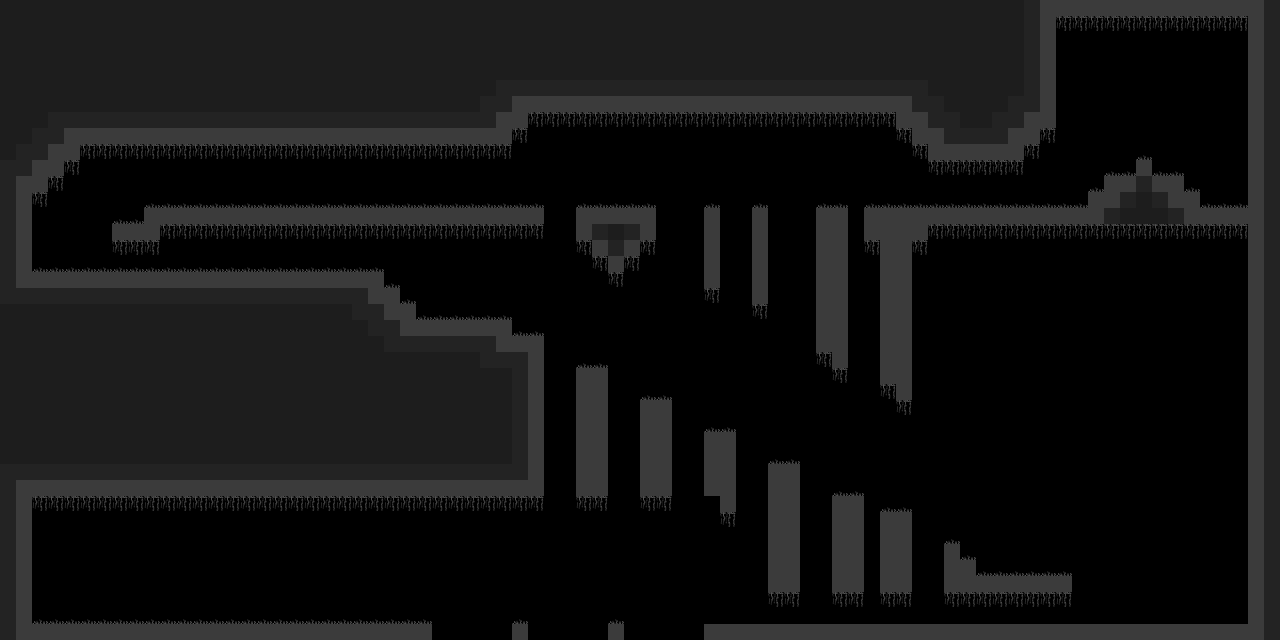

Rendered tile map (Tiled .tmx) drawn with the repository's tilesets; below, a short description and the map source with its tile grids summarised:
An orthogonal 80x40 tile map with 16x16 px tiles, 4 tile layers (ground, wall, grass, vines), 2 tilesets.

<map version="1.0" orientation="orthogonal" renderorder="right-down" width="80" height="40" tilewidth="16" tileheight="16" nextobjectid="1">
 <tileset firstgid="1" name="dark" tilewidth="16" tileheight="16">
  <image source="blocks_16_dark.png" width="48" height="16" />
 </tileset>
 <tileset firstgid="4" name="filler" tilewidth="16" tileheight="16">
  <image source="blocks_16_dark_square.png" width="48" height="16" />
 </tileset>
 <layer name="ground" width="80" height="40">
  <data>[3200 cells, 1177 non-empty, 3 distinct tile ids]</data>
 </layer>
 <layer name="wall" width="80" height="40">
  <data>[3200 cells, 244 non-empty, 3 distinct tile ids]</data>
 </layer>
 <layer name="grass" width="80" height="40">
  <data>[3200 cells, 139 non-empty, 1 distinct tile ids]</data>
 </layer>
 <layer name="vines" width="80" height="40">
  <data>[3200 cells, 187 non-empty, 1 distinct tile ids]</data>
 </layer>
</map>
